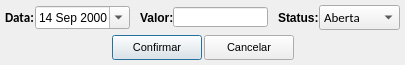
<?xml version="1.0" encoding="UTF-8"?>
<ui version="4.0">
 <class>tela_editar_parcela</class>
 <widget class="QDialog" name="tela_editar_parcela">
  <property name="geometry">
   <rect>
    <x>0</x>
    <y>0</y>
    <width>405</width>
    <height>65</height>
   </rect>
  </property>
  <property name="minimumSize">
   <size>
    <width>405</width>
    <height>65</height>
   </size>
  </property>
  <property name="maximumSize">
   <size>
    <width>405</width>
    <height>65</height>
   </size>
  </property>
  <property name="windowTitle">
   <string>Editar valores</string>
  </property>
  <layout class="QVBoxLayout" name="verticalLayout">
   <property name="spacing">
    <number>5</number>
   </property>
   <property name="margin">
    <number>5</number>
   </property>
   <item>
    <layout class="QHBoxLayout" name="horizontalLayout">
     <property name="spacing">
      <number>0</number>
     </property>
     <item>
      <widget class="QLabel" name="lb_dia">
       <property name="minimumSize">
        <size>
         <width>30</width>
         <height>20</height>
        </size>
       </property>
       <property name="font">
        <font>
         <family>Calibri</family>
         <pointsize>10</pointsize>
         <weight>75</weight>
         <bold>true</bold>
        </font>
       </property>
       <property name="text">
        <string>Data:</string>
       </property>
      </widget>
     </item>
     <item>
      <widget class="QDateEdit" name="data">
       <property name="minimumSize">
        <size>
         <width>94</width>
         <height>20</height>
        </size>
       </property>
       <property name="font">
        <font>
         <weight>50</weight>
         <bold>false</bold>
        </font>
       </property>
       <property name="frame">
        <bool>true</bool>
       </property>
       <property name="alignment">
        <set>Qt::AlignLeading|Qt::AlignLeft|Qt::AlignVCenter</set>
       </property>
       <property name="readOnly">
        <bool>false</bool>
       </property>
       <property name="buttonSymbols">
        <enum>QAbstractSpinBox::UpDownArrows</enum>
       </property>
       <property name="accelerated">
        <bool>false</bool>
       </property>
       <property name="keyboardTracking">
        <bool>true</bool>
       </property>
       <property name="maximumDateTime">
        <datetime>
         <hour>23</hour>
         <minute>59</minute>
         <second>59</second>
         <year>3000</year>
         <month>12</month>
         <day>31</day>
        </datetime>
       </property>
       <property name="minimumDateTime">
        <datetime>
         <hour>0</hour>
         <minute>0</minute>
         <second>0</second>
         <year>2000</year>
         <month>9</month>
         <day>14</day>
        </datetime>
       </property>
       <property name="calendarPopup">
        <bool>true</bool>
       </property>
       <property name="timeSpec">
        <enum>Qt::LocalTime</enum>
       </property>
      </widget>
     </item>
     <item>
      <spacer name="horizontalSpacer_3">
       <property name="orientation">
        <enum>Qt::Horizontal</enum>
       </property>
       <property name="sizeType">
        <enum>QSizePolicy::Fixed</enum>
       </property>
       <property name="sizeHint" stdset="0">
        <size>
         <width>10</width>
         <height>20</height>
        </size>
       </property>
      </spacer>
     </item>
     <item>
      <widget class="QLabel" name="lb_valor">
       <property name="minimumSize">
        <size>
         <width>33</width>
         <height>20</height>
        </size>
       </property>
       <property name="font">
        <font>
         <weight>75</weight>
         <bold>true</bold>
        </font>
       </property>
       <property name="text">
        <string>Valor:</string>
       </property>
      </widget>
     </item>
     <item>
      <widget class="QLineEdit" name="le_valor">
       <property name="minimumSize">
        <size>
         <width>95</width>
         <height>20</height>
        </size>
       </property>
       <property name="maximumSize">
        <size>
         <width>95</width>
         <height>20</height>
        </size>
       </property>
       <property name="font">
        <font>
         <weight>50</weight>
         <bold>false</bold>
         <kerning>false</kerning>
        </font>
       </property>
      </widget>
     </item>
     <item>
      <spacer name="horizontalSpacer_4">
       <property name="orientation">
        <enum>Qt::Horizontal</enum>
       </property>
       <property name="sizeType">
        <enum>QSizePolicy::Fixed</enum>
       </property>
       <property name="sizeHint" stdset="0">
        <size>
         <width>10</width>
         <height>20</height>
        </size>
       </property>
      </spacer>
     </item>
     <item>
      <widget class="QLabel" name="lb_status">
       <property name="minimumSize">
        <size>
         <width>33</width>
         <height>20</height>
        </size>
       </property>
       <property name="font">
        <font>
         <weight>75</weight>
         <bold>true</bold>
        </font>
       </property>
       <property name="text">
        <string>Status:</string>
       </property>
      </widget>
     </item>
     <item>
      <widget class="QComboBox" name="cb_status">
       <property name="minimumSize">
        <size>
         <width>81</width>
         <height>21</height>
        </size>
       </property>
       <property name="font">
        <font>
         <family>Calibri</family>
         <pointsize>10</pointsize>
        </font>
       </property>
       <item>
        <property name="text">
         <string>Aberta</string>
        </property>
       </item>
       <item>
        <property name="text">
         <string>Paga</string>
        </property>
       </item>
       <item>
        <property name="text">
         <string>Atrasada</string>
        </property>
       </item>
      </widget>
     </item>
    </layout>
   </item>
   <item>
    <layout class="QHBoxLayout" name="horizontalLayout_2">
     <property name="spacing">
      <number>2</number>
     </property>
     <item>
      <spacer name="horizontalSpacer">
       <property name="orientation">
        <enum>Qt::Horizontal</enum>
       </property>
       <property name="sizeHint" stdset="0">
        <size>
         <width>40</width>
         <height>20</height>
        </size>
       </property>
      </spacer>
     </item>
     <item>
      <widget class="QPushButton" name="btn_confirmar">
       <property name="minimumSize">
        <size>
         <width>90</width>
         <height>25</height>
        </size>
       </property>
       <property name="maximumSize">
        <size>
         <width>90</width>
         <height>25</height>
        </size>
       </property>
       <property name="font">
        <font>
         <family>Arial</family>
         <pointsize>8</pointsize>
         <weight>50</weight>
         <bold>false</bold>
        </font>
       </property>
       <property name="styleSheet">
        <string notr="true">background-color: none;</string>
       </property>
       <property name="text">
        <string>Confirmar</string>
       </property>
       <property name="icon">
        <iconset resource="imagens.qrc">
         <normaloff>:/img/img/1345902916_camera_test.png</normaloff>:/img/img/1345902916_camera_test.png</iconset>
       </property>
       <property name="iconSize">
        <size>
         <width>20</width>
         <height>20</height>
        </size>
       </property>
      </widget>
     </item>
     <item>
      <widget class="QPushButton" name="btn_cancelar">
       <property name="minimumSize">
        <size>
         <width>90</width>
         <height>25</height>
        </size>
       </property>
       <property name="maximumSize">
        <size>
         <width>90</width>
         <height>25</height>
        </size>
       </property>
       <property name="font">
        <font>
         <family>Arial</family>
         <pointsize>8</pointsize>
         <weight>50</weight>
         <bold>false</bold>
        </font>
       </property>
       <property name="styleSheet">
        <string notr="true">background-color: none;</string>
       </property>
       <property name="text">
        <string>Cancelar</string>
       </property>
       <property name="icon">
        <iconset resource="imagens.qrc">
         <normaloff>:/img/img/1345902747_button_cancel.png</normaloff>:/img/img/1345902747_button_cancel.png</iconset>
       </property>
       <property name="iconSize">
        <size>
         <width>18</width>
         <height>18</height>
        </size>
       </property>
      </widget>
     </item>
     <item>
      <spacer name="horizontalSpacer_2">
       <property name="orientation">
        <enum>Qt::Horizontal</enum>
       </property>
       <property name="sizeHint" stdset="0">
        <size>
         <width>40</width>
         <height>20</height>
        </size>
       </property>
      </spacer>
     </item>
    </layout>
   </item>
  </layout>
 </widget>
 <resources>
  <include location="imagens.qrc"/>
 </resources>
 <connections/>
</ui>
